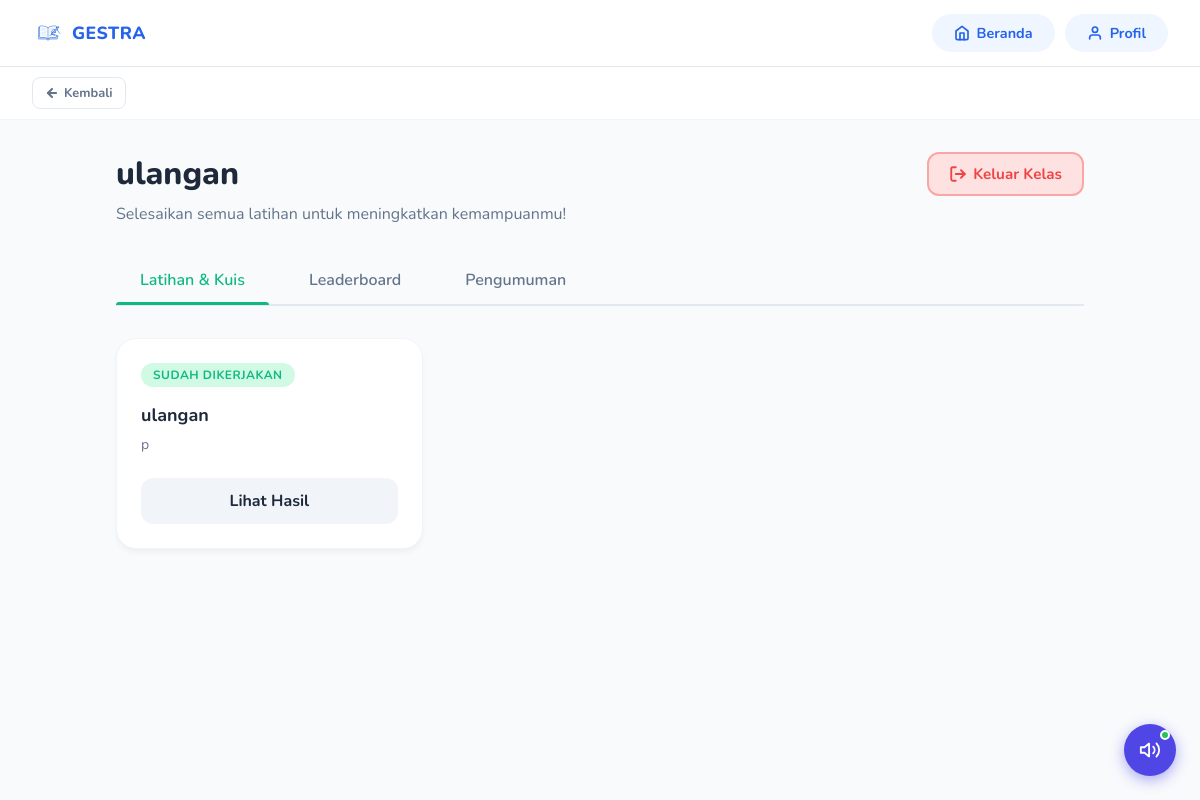
The app's page /murid/kelas/19/latihan (signed in), older data.
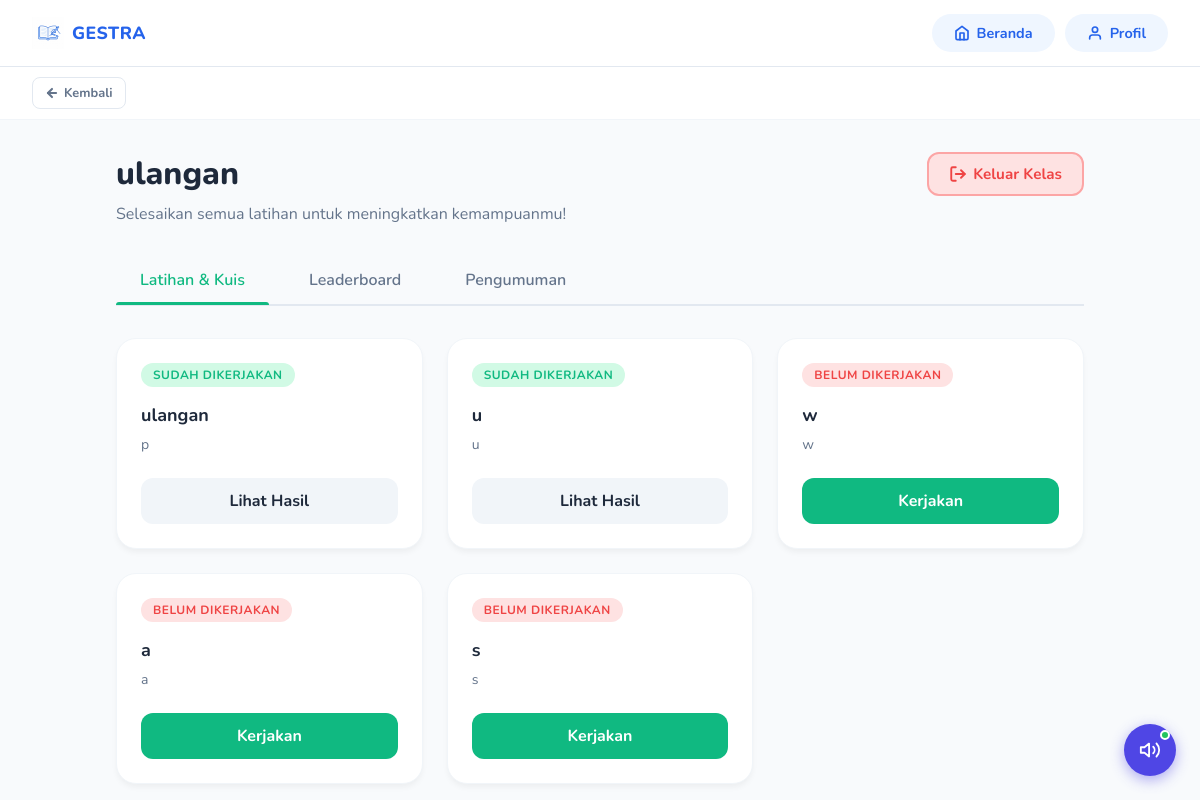
The same page, newer data.
### app/models/latihan.py (models this page shows)
class Latihan(Base):
    __tablename__ = "latihan"
    id = Column(Integer, primary_key=True, index=True)
    kelas_id = Column(Integer, ForeignKey("kelas.id"), index=True)
    guru_id = Column(Integer, ForeignKey("users.id"), index=True)
    judul = Column(String, index=True)
    pertanyaan = Column(Text)
    tipe_soal = Column(String, default="essay")  # "essay", "pilihan_ganda", "isian", "handwriting_huruf", "handwriting_kata", "tebak_gambar"
    metode_pembuatan = Column(String, default="manual")  # "manual", "random"
    dataset_type = Column(String, nullable=True)  # "huruf", "kata", "hewan", etc.
    jumlah_soal = Column(Integer, default=5)
    durasi_menit = Column(Integer, default=0) # 0 = tanpa batas
    waktu_mulai = Column(DateTime, nullable=True)
    waktu_selesai = Column(DateTime, nullable=True)
    status = Column(String, default="draft")  # "draft", "aktif", "selesai"
    soal_tergenerate = Column(Text, nullable=True)  # JSON list of questions
    izinkan_retry = Column(Boolean, default=False)
    max_attempt = Column(Integer, default=1)  # -1 = unlimited
    mode_timer = Column(String, default="total")  # "total", "per_soal"
    durasi_per_soal = Column(Integer, default=30)  # dalam detik
    izinkan_lihat_hasil = Column(Boolean, default=True)
    pilihan_jawaban = Column(Text, nullable=True)  # JSON format: {"A": "...", "B": "...", ...}
    jawaban_kunci = Column(Text, nullable=True)  # Jawaban yang benar
    tingkat_kesulitan = Column(String, default="mudah")  # "mudah", "sedang", "sulit"
    dibuat_pada = Column(DateTime, default=datetime.utcnow)
    diupdate_pada = Column(DateTime, default=datetime.utcnow, onupdate=datetime.utcnow)
    kelas = relationship("Kelas")
    guru = relationship("User")
    jawaban_siswa = relationship("Jawaban", back_populates="latihan", cascade="all, delete-orphan")

### app/routes/murid.py (the view)
@router.get("/kelas/{kelas_id}/latihan", response_class=HTMLResponse)
async def lihat_latihan_kelas(
    request: Request,
    kelas_id: int,
    db: Session = Depends(get_db)
):
    user = get_current_user(request, db)
    if not user or user.role != "murid":
        return RedirectResponse(url="/login")
    sudah_bergabung = check_siswa_di_kelas(db, kelas_id, user.id)
    if not sudah_bergabung:
        return RedirectResponse(url="/kelas/daftar")
    kelas = get_kelas_by_id(db, kelas_id)
    if not kelas:
        return RedirectResponse(url="/kelas/daftar")
    latihan_list = get_latihan_by_kelas(db, kelas_id)
    jawaban_siswa_list = get_jawaban_by_siswa(db, user.id, kelas_id)
    jawaban_dict = {j.latihan_id: j for j in jawaban_siswa_list}
    return templates.TemplateResponse(
        request=request,
        name="murid/latihan-kelas.html",
        context={
            "user": user,
            "kelas": kelas,
            "latihan_list": latihan_list,
            "jawaban_dict": jawaban_dict
        }
    )

### app/templates/murid/latihan-kelas.html (shortened to what this page needs)
{% extends "layout.html" %}
{% block content %}
<div class="top-toolbar">
    <a href="javascript:history.back()" class="reusable-back-btn">
        <svg viewBox="0 0 24 24" fill="none" stroke="currentColor" stroke-linecap="round" stroke-linejoin="round">
            <line x1="19" y1="12" x2="5" y2="12"></line>
            <polyline points="12 19 5 12 12 5"></polyline>
        </svg>
        Kembali
    </a>
</div>
<div class="container" style="padding-top: 0;">
    <div class="header" style="display: flex; justify-content: space-between; align-items: flex-start; flex-wrap: wrap; gap: 1rem;">
        <div class="header-info">
            <h1>{{ kelas.nama_kelas }}</h1>
            <p>Selesaikan semua latihan untuk meningkatkan kemampuanmu!</p>
        </div>
        <button class="btn-keluar-kelas" onclick="tunjukkanModalKeluar()" style="
            background: #FEE2E2;
            color: #EF4444;
            border: 2px solid #FCA5A5;
            padding: 10px 20px;
            font-size: 0.95rem;
            font-weight: 700;
            border-radius: 12px;
            cursor: pointer;
            display: inline-flex;
            align-items: center;
            gap: 6px;
            transition: all 0.2s ease;
        ">
            <svg style="width:18px; height:18px;" viewBox="0 0 24 24" fill="none" stroke="currentColor" stroke-width="2.5" stroke-linecap="round" stroke-linejoin="round">
                <path d="M9 21H5a2 2 0 0 1-2-2V5a2 2 0 0 1 2-2h4"></path>
                <polyline points="16 17 21 12 16 7"></polyline>
                <line x1="21" y1="12" x2="9" y2="12"></line>
            </svg>
            Keluar Kelas
        </button>
    </div>
    <div class="tabs-nav">
        <button class="tab-btn active" onclick="openTab('latihan')">Latihan & Kuis</button>
        <button class="tab-btn" onclick="openTab('leaderboard')">Leaderboard</button>
        <button class="tab-btn" onclick="openTab('pengumuman')">Pengumuman</button>
    </div>
    <div id="tab-latihan" class="tab-content active">
        <div class="latihan-grid">
            {% if latihan_list %}
                {% for latihan in latihan_list %}
                <div class="latihan-card">
                    {% if latihan.id in jawaban_dict %}
                        <span class="status-badge status-sudah">Sudah Dikerjakan</span>
                    {% else %}
                        <span class="status-badge status-belum">Belum Dikerjakan</span>
                    {% endif %}
                    <h3>{{ latihan.judul }}</h3>
                    <p>{{ latihan.pertanyaan|truncate(100) }}</p>
                    {% if latihan.id in jawaban_dict %}
                        <a href="/murid/latihan/{{ latihan.id }}/hasil" class="btn-action btn-lihat">Lihat Hasil</a>
                    {% else %}
                        <a href="/murid/latihan/{{ latihan.id }}/kerjakan" class="btn-action btn-kerjakan">Kerjakan</a>
                    {% endif %}
                </div>
                {% endfor %}
            {% else %}
                <div style="grid-column: 1 / -1; text-align: center; padding: 4rem; background: white; border-radius: 24px;">
                    <h3>Belum ada latihan</h3>
                    <p>Gurumu belum mengunggah latihan untuk kelas ini. Cek lagi nanti ya!</p>
                </div>
            {% endif %}
        </div>
    </div>
</div>
{% endblock %}

Row changes from the older to the newer data that the page shows:
added Latihan: shows "SUDAH DIKERJAKAN", judul "u", pertanyaan "u"
added Latihan: shows "BELUM DIKERJAKAN", judul "w", pertanyaan "w"
added Latihan: shows "BELUM DIKERJAKAN", judul "a", pertanyaan "a"
added Latihan: shows "BELUM DIKERJAKAN", judul "s", pertanyaan "s"
